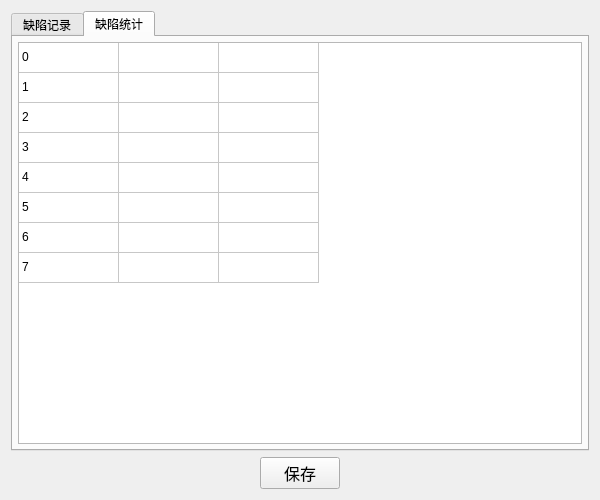
<?xml version="1.0" encoding="UTF-8"?>
<ui version="4.0">
 <class>Dialog</class>
 <widget class="QDialog" name="Dialog">
  <property name="geometry">
   <rect>
    <x>0</x>
    <y>0</y>
    <width>600</width>
    <height>500</height>
   </rect>
  </property>
  <property name="windowTitle">
   <string>Defect Record</string>
  </property>
  <layout class="QVBoxLayout" name="verticalLayout_2" stretch="15,1">
   <item>
    <widget class="QTabWidget" name="tab_table">
     <property name="currentIndex">
      <number>1</number>
     </property>
     <widget class="QWidget" name="tab_1">
      <attribute name="title">
       <string>缺陷记录</string>
      </attribute>
      <layout class="QHBoxLayout" name="horizontalLayout_2">
       <property name="leftMargin">
        <number>5</number>
       </property>
       <property name="topMargin">
        <number>5</number>
       </property>
       <property name="rightMargin">
        <number>5</number>
       </property>
       <property name="bottomMargin">
        <number>5</number>
       </property>
       <item>
        <widget class="QTableWidget" name="table_defect">
         <property name="sizePolicy">
          <sizepolicy hsizetype="Preferred" vsizetype="Preferred">
           <horstretch>0</horstretch>
           <verstretch>0</verstretch>
          </sizepolicy>
         </property>
         <property name="styleSheet">
          <string notr="true"/>
         </property>
         <property name="sizeAdjustPolicy">
          <enum>QAbstractScrollArea::AdjustToContents</enum>
         </property>
         <property name="editTriggers">
          <set>QAbstractItemView::NoEditTriggers</set>
         </property>
         <property name="rowCount">
          <number>0</number>
         </property>
         <property name="columnCount">
          <number>3</number>
         </property>
         <attribute name="horizontalHeaderMinimumSectionSize">
          <number>25</number>
         </attribute>
         <attribute name="horizontalHeaderShowSortIndicator" stdset="0">
          <bool>true</bool>
         </attribute>
         <column>
          <property name="text">
           <string>图片路径</string>
          </property>
         </column>
         <column>
          <property name="text">
           <string>检测时间</string>
          </property>
         </column>
         <column>
          <property name="text">
           <string>缺陷类别</string>
          </property>
         </column>
        </widget>
       </item>
      </layout>
     </widget>
     <widget class="QWidget" name="tab_2">
      <attribute name="title">
       <string>缺陷统计</string>
      </attribute>
      <layout class="QHBoxLayout" name="horizontalLayout_3">
       <property name="spacing">
        <number>5</number>
       </property>
       <property name="leftMargin">
        <number>5</number>
       </property>
       <property name="topMargin">
        <number>5</number>
       </property>
       <property name="rightMargin">
        <number>5</number>
       </property>
       <property name="bottomMargin">
        <number>5</number>
       </property>
       <item>
        <widget class="QTableWidget" name="table_statistics">
         <property name="rowCount">
          <number>8</number>
         </property>
         <property name="columnCount">
          <number>3</number>
         </property>
         <attribute name="horizontalHeaderVisible">
          <bool>false</bool>
         </attribute>
         <attribute name="horizontalHeaderMinimumSectionSize">
          <number>25</number>
         </attribute>
         <attribute name="horizontalHeaderShowSortIndicator" stdset="0">
          <bool>true</bool>
         </attribute>
         <attribute name="verticalHeaderVisible">
          <bool>false</bool>
         </attribute>
         <row/>
         <row/>
         <row/>
         <row/>
         <row/>
         <row/>
         <row/>
         <row/>
         <column>
          <property name="text">
           <string>缺陷类别</string>
          </property>
         </column>
         <column>
          <property name="text">
           <string>数量</string>
          </property>
         </column>
         <column>
          <property name="text">
           <string>占比</string>
          </property>
         </column>
         <item row="0" column="0">
          <property name="text">
           <string>0</string>
          </property>
         </item>
         <item row="1" column="0">
          <property name="text">
           <string>1</string>
          </property>
         </item>
         <item row="2" column="0">
          <property name="text">
           <string>2</string>
          </property>
         </item>
         <item row="3" column="0">
          <property name="text">
           <string>3</string>
          </property>
         </item>
         <item row="4" column="0">
          <property name="text">
           <string>4</string>
          </property>
         </item>
         <item row="5" column="0">
          <property name="text">
           <string>5</string>
          </property>
         </item>
         <item row="6" column="0">
          <property name="text">
           <string>6</string>
          </property>
         </item>
         <item row="7" column="0">
          <property name="text">
           <string>7</string>
          </property>
         </item>
        </widget>
       </item>
      </layout>
     </widget>
    </widget>
   </item>
   <item>
    <layout class="QHBoxLayout" name="horizontalLayout">
     <item>
      <spacer name="horizontalSpacer">
       <property name="orientation">
        <enum>Qt::Horizontal</enum>
       </property>
       <property name="sizeHint" stdset="0">
        <size>
         <width>40</width>
         <height>20</height>
        </size>
       </property>
      </spacer>
     </item>
     <item>
      <widget class="QPushButton" name="pb_save">
       <property name="font">
        <font>
         <family>微软雅黑</family>
         <pointsize>12</pointsize>
        </font>
       </property>
       <property name="text">
        <string>保存</string>
       </property>
       <property name="autoDefault">
        <bool>false</bool>
       </property>
      </widget>
     </item>
     <item>
      <spacer name="horizontalSpacer_2">
       <property name="orientation">
        <enum>Qt::Horizontal</enum>
       </property>
       <property name="sizeHint" stdset="0">
        <size>
         <width>40</width>
         <height>20</height>
        </size>
       </property>
      </spacer>
     </item>
    </layout>
   </item>
  </layout>
 </widget>
 <resources/>
 <connections/>
</ui>
